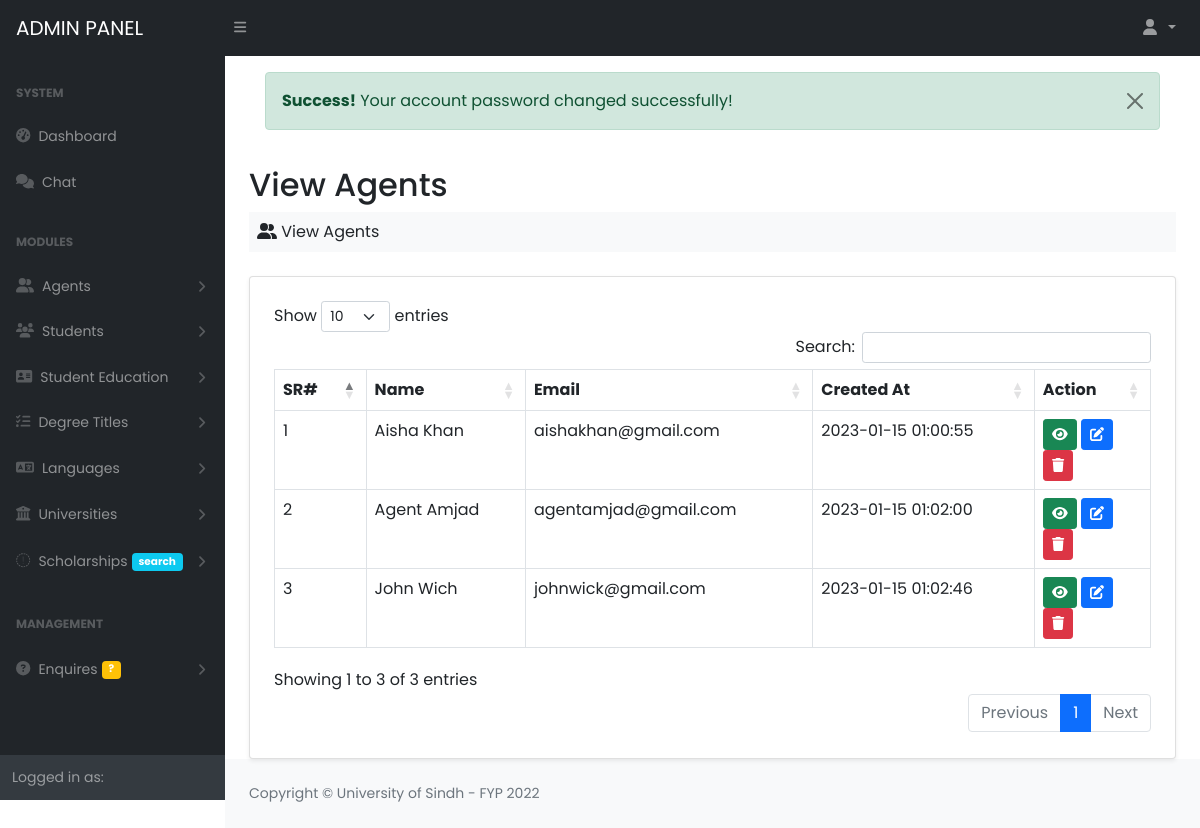
Page /Project/admin/view_agents.php (signed in) on the earlier database version.
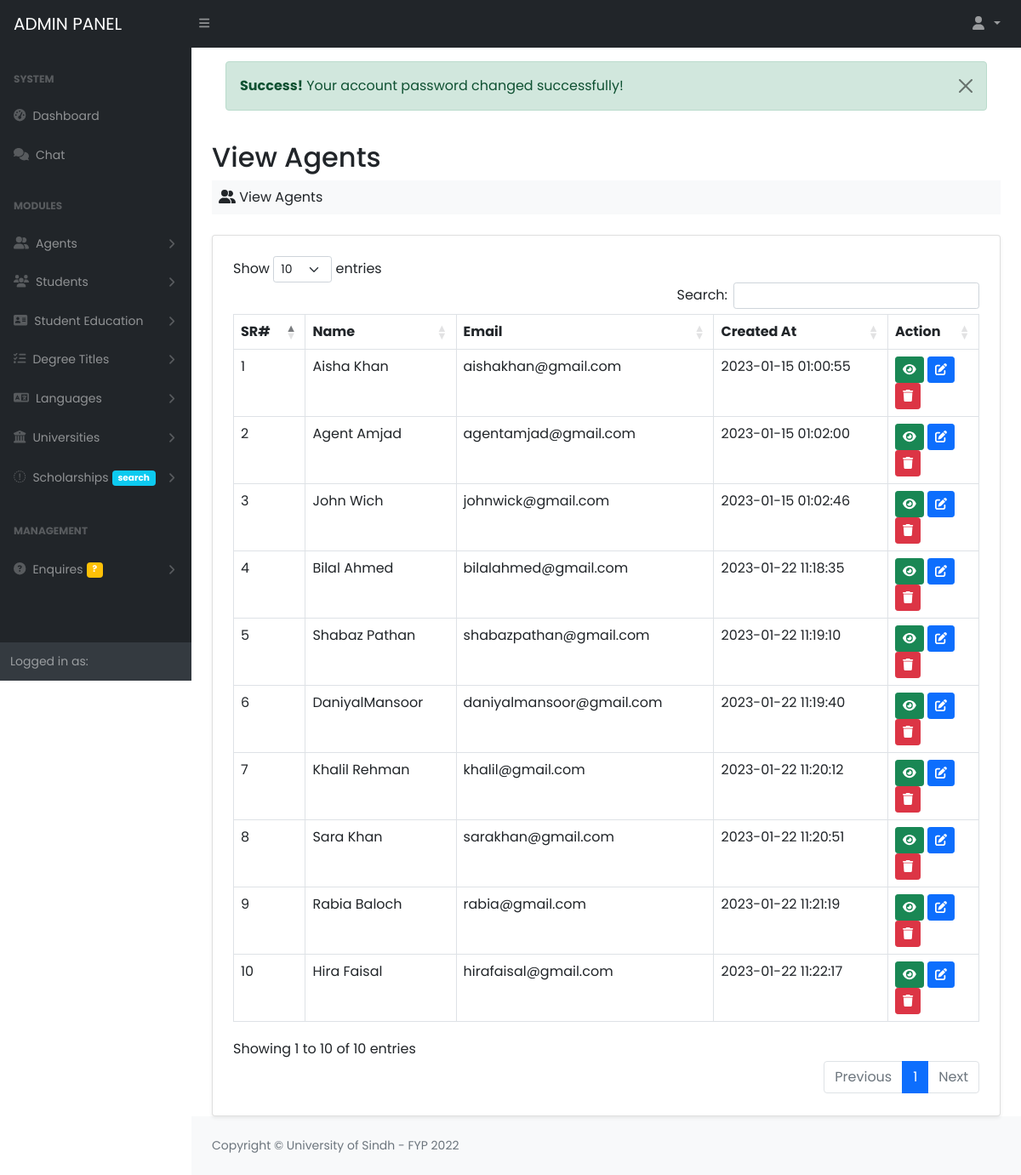
Same page on the later database version.
### tables this page shows
CREATE TABLE `agents` (
  `agent_id` int(11) NOT NULL AUTO_INCREMENT,
  `name` varchar(50) DEFAULT NULL,
  `email` varchar(50) DEFAULT NULL,
  `password` varchar(50) DEFAULT NULL,
  `phone_no` varchar(50) DEFAULT NULL,
  `cnic` varchar(50) DEFAULT NULL,
  `gender` varchar(50) DEFAULT NULL,
  `profile` varchar(100) DEFAULT NULL,
  `created_at` timestamp NOT NULL DEFAULT current_timestamp(),
  `status` int(11) DEFAULT 1,
  PRIMARY KEY (`agent_id`)
);

### Project/database/database.php (called while the page is built, shortened)
<?php
class Database
{
	private $db_host = "localhost";
	private $db_user = "root";
	private $db_pass = "";
	private $db_name = "fyp_cms";
	public $connection = null;
	public function __construct()
	{
		$this->connection = mysqli_connect($this->db_host, $this->db_user, $this->db_pass, $this->db_name);
	}
	public function executeQuery($query)
	{
		$this->query = $query;
		$this->result = mysqli_query($this->connection, $this->query);
		return $this->result;
	}
}
?>

### Project/admin/view_agents.php (the view)
<?php  include_once("includes/header.php"); ?>
 <?php  include_once("includes/nav.php"); ?>
 <div id="layoutSidenav">
         <?php include_once("includes/sidebar.php") ?>
         <div id="layoutSidenav_content">
             <main>
                 <div class="container-fluid px-4">
                     <div class="p-3"><?php require_once("includes/messages.php") ?></div>
                     <h2 class="mt-1">View Agents</h2>
                     <ol class="breadcrumb mb-4 bg-light p-2">
                         <li class="breadcrumb-item"><i class="fa fa-user-group"></i> View Agents</li>
                     </ol>
                     <div class="card shadow-sm bg-white p-2">
                         <div class="card-body p-3">
                            <table class="table table-bordered table-hover " id="table">
                                 <thead>
                                     <tr>
                                         <th>SR#</th>
                                         <th>Name</th>
                                         <th>Email</th>
                                         <th>Created At</th>
                                         <th>Action</th>
                                     </tr>
                                 </thead>
                                 <tbody>
                                     <?php
                                         $query = "SELECT * FROM agents";
                                         $result = $db->executeQuery($query);
                                         if($result->num_rows){
                                             $a = 0;
                                             while($row = mysqli_fetch_assoc($result)){
                                                 ?>
                                                 <tr>
                                                     <td><?php echo ++$a ?></td>
                                                     <td><?php echo $row['name'] ?></td>
                                                     <td><?php echo $row['email'] ?></td>
                                                     <td><?php echo $row['created_at'] ?></td>
                                                     <td>
                                                         <a href="show_agent?id=<?php echo $row['agent_id']  ?>" class="btn btn-success btn-sm"><i class="fa fa-eye"></i></a>
                                                         <a href="edit_agent?id=<?php echo $row['agent_id'] ?>" class="btn btn-primary btn-sm"><i class="fa fa-edit"></i></a>
                                                         <a href="classes/delete_agent?id=<?php echo $row['agent_id'] ?>" class="btn btn-danger btn-sm"><i class="fa fa-trash"></i></a>
                                                     </td>
                                                 </tr>
                                                 <?php
                                             }
                                         }
                                     ?>
                                 </tbody>
                            </table>
                         </div>
                     </div>
                 </div>
             </main>
 <?php  include_once("includes/footer.php") ?>

### Project/admin/includes/header.php (shortened to what this page needs)
<?php
    require_once("../database/database.php");
    $db  = new Database();
?>
<!DOCTYPE html>
<html lang="en">
    <head>
        <link href="css/styles.css" rel="stylesheet" />
        <link rel="stylesheet" href="https://cdnjs.cloudflare.com/ajax/libs/twitter-bootstrap/5.1.3/css/bootstrap.min.css"/>
        <link rel="stylesheet" type="text/css" href="https://cdnjs.cloudflare.com/ajax/libs/toastr.js/latest/toastr.min.css">
        <link href="https://cdn.datatables.net/1.12.1/css/dataTables.bootstrap5.min.css" rel="stylesheet" />
    </head>
    <body class="sb-nav-fixed">

### Project/admin/includes/nav.php (shortened to what this page needs)
<nav class="sb-topnav navbar navbar-expand navbar-dark bg-dark">
            <a class="navbar-brand ps-3" href="index">ADMIN PANEL</a>
            <button class="btn btn-link btn-sm order-1 order-lg-0 me-4 me-lg-0" id="sidebarToggle" href="#!"><i class="fas fa-bars"></i></button>
            <ul class="navbar-nav ms-auto ms-auto me-0 me-md-3 my-2 my-md-0">
                <li class="nav-item dropdown">
                    <a class="nav-link dropdown-toggle" id="navbarDropdown" href="#" role="button" data-bs-toggle="dropdown" aria-expanded="false"><i class="fas fa-user fa-fw"></i> <?php echo $_SESSION['admin'][1] ?> </a>
                </li>
            </ul>
</nav>

### Project/admin/includes/sidebar.php (shortened to what this page needs)
<div id="layoutSidenav_nav">
                <nav class="sb-sidenav accordion sb-sidenav-dark" id="sidenavAccordion">
                    <div class="sb-sidenav-menu">
                        <div class="nav" style="font-size:14px">
                            <div class="sb-sidenav-menu-heading">SYSTEM</div>
                            <a class="nav-link" href="index">
                                <div class="sb-nav-link-icon"><i class="fas fa-tachometer-alt"></i></div>
                                Dashboard
                            </a>
                            <a class="nav-link" href="chat">
                                <div class="sb-nav-link-icon"><i class="fa fa-comments"></i></div>
                                Chat
                            </a>
                            <div class="sb-sidenav-menu-heading">Modules</div>
                            <a class="nav-link collapsed" href="#" data-bs-toggle="collapse" data-bs-target="#agentLayout" aria-expanded="false" aria-controls="agentLayout">
                                <div class="sb-nav-link-icon"><i class="fa fa-user-group"></i></div>
                                Agents
                                <div class="sb-sidenav-collapse-arrow"><i class="fas fa-angle-down"></i></div>
                            </a>
                             <a class="nav-link collapsed" href="#" data-bs-toggle="collapse" data-bs-target="#studentsLayout" aria-expanded="false" aria-controls="studentsLayout">
                                <div class="sb-nav-link-icon"><i class="fa fa-users"></i></div>
                                Students
                                <div class="sb-sidenav-collapse-arrow"><i class="fas fa-angle-down"></i></div>
                            </a>
                            <a class="nav-link collapsed" href="#" data-bs-toggle="collapse" data-bs-target="#educationLayout" aria-expanded="false" aria-controls="educationLayout">
                                <div class="sb-nav-link-icon"><i class="fa fa-address-card"></i></div>
                                Student Education
                                <div class="sb-sidenav-collapse-arrow"><i class="fas fa-angle-down"></i></div>
                            </a>
                            <a class="nav-link collapsed" href="#" data-bs-toggle="collapse" data-bs-target="#degreeLayout" aria-expanded="false" aria-controls="degreeLayout">
                                <div class="sb-nav-link-icon"><i class="fa fa-tasks"></i></div>
                                Degree Titles
                                <div class="sb-sidenav-collapse-arrow"><i class="fas fa-angle-down"></i></div>
                            </a>
                             <a class="nav-link collapsed" href="#" data-bs-toggle="collapse" data-bs-target="#courseLanguage" aria-expanded="false" aria-controls="courseLanguage">
                                <div class="sb-nav-link-icon"><i class="fa fa-language"></i></div>
                                Languages
                                <div class="sb-sidenav-collapse-arrow"><i class="fas fa-angle-down"></i></div>
                            </a>
                            <a class="nav-link collapsed" href="#" data-bs-toggle="collapse" data-bs-target="#universityLayouts" aria-expanded="false" aria-controls="universityLayouts">
                                <div class="sb-nav-link-icon"><i class="fa fa-institution"></i></div>
                                 Universities
                                <div class="sb-sidenav-collapse-arrow"><i class="fas fa-angle-down"></i></div>
                            </a>
                             <a class="nav-link collapsed" href="#" data-bs-toggle="collapse" data-bs-target="#scholarshipLayouts" aria-expanded="false" aria-controls="scholarshipLayouts">
                                <div class="sb-nav-link-icon"><i class="fa fa-flower"></i></div>
                                 Scholarships  <span class="badge m-1 badge-sm bg-info"> search</span>
                                <div class="sb-sidenav-collapse-arrow"><i class="fas fa-angle-down"></i></div>
                            </a>
                            <div class="sb-sidenav-menu-heading">Management</div>
                             <a class="nav-link collapsed" href="#" data-bs-toggle="collapse" data-bs-target="#enquiresLayout" aria-expanded="false" aria-controls="enquiresLayout">
                                <div class="sb-nav-link-icon"><i class="fa fa-question-circle"></i></div>
                                 Enquires <span class="badge m-1 badge-sm bg-warning"> ?</span>
                                <div class="sb-sidenav-collapse-arrow"><i class="fas fa-angle-down"></i></div>
                            </a>
                        </div>
                    </div>
                    <div class="sb-sidenav-footer">
                        <div class="small">Logged in as:</div>
                    </div>
                </nav>
            </div>

### Project/admin/includes/messages.php (shortened to what this page needs)
        <?php
    if(isset($_SESSION['success'])){
        ?>
        <div class="alert alert-success alert-dismissible fade show" role="alert">
            <strong>Success!</strong> <?php echo $_SESSION['success'] ?>
            <button type="button" class="btn-close" data-bs-dismiss="alert" aria-label="Close"></button>
        </div>
        <?php
    }
?>

### Project/admin/includes/footer.php (shortened to what this page needs)
<footer class="py-4 bg-light mt-auto">
                    <div class="container-fluid px-4">
                        <div class="d-flex  align-items-center justify-content-between small">
                            <div class="text-muted">Copyright &copy; University of Sindh - FYP 2022</div>
                        </div>
                    </div>
                </footer>
            </div>
        </div>
    </body>
</html>

### Project/admin/includes/header.php (style rules this page uses)
body { font-family: 'Poppins', sans-serif; }

Differences in the rows shown:
added agents: name "Bilal Ahmed", email "bilalahmed@gmail.com", created_at "2023-01-22 11:18:35"
added agents: name "Shabaz Pathan", email "shabazpathan@gmail.com", created_at "2023-01-22 11:19:10"
added agents: name "DaniyalMansoor", email "daniyalmansoor@gmail.com", created_at "2023-01-22 11:19:40"
added agents: name "Khalil Rehman", email "khalil@gmail.com", created_at "2023-01-22 11:20:12"
added agents: name "Sara Khan", email "sarakhan@gmail.com", created_at "2023-01-22 11:20:51"
added agents: name "Rabia Baloch", email "rabia@gmail.com", created_at "2023-01-22 11:21:19"
added agents: name "Hira Faisal", email "hirafaisal@gmail.com", created_at "2023-01-22 11:22:17"
Other differences:
text written by a page script: "Show entries Search: Showing 1 to 3 of 3 entries Previous 1 Next" → "Show entries Search: Showing 1 to 10 of 10 entries Previous 1 Next"
